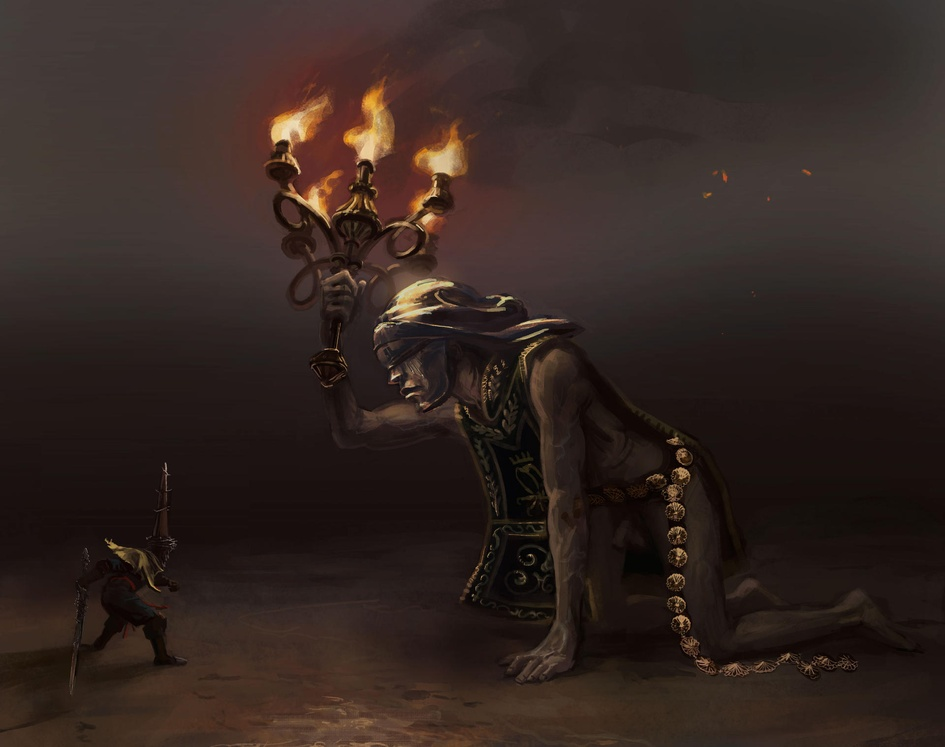
#> input picture blas7.jpg, 945 x 747 px, shrunk from 1920 x 1518 before the run
$ python act7.py
#> lines starting #> are read from the running program, lines starting #| are printed output that depends on the picture
from PIL import Image
import os

ruta_imagen = input("Ingrese la ruta de la imagen: ")
#> the answer given: blas7.jpg
while not os.path.isfile(ruta_imagen):
    ruta_imagen = input("La ruta es incorrecta, reingresela: ")

img = Image.open(ruta_imagen)
#> img is the input picture: PIL image 945x747 RGB; mean R, G, B 51.1, 37.8, 33.1
width, height = img.size
#> width = 945; height = 747

for y in range(height):
    for x in range(width):
        color = img.getpixel((x,y))
        gray = round((color[0]+color[1]+color[2])/3)
        img.putpixel((x,y),(gray,gray,gray))
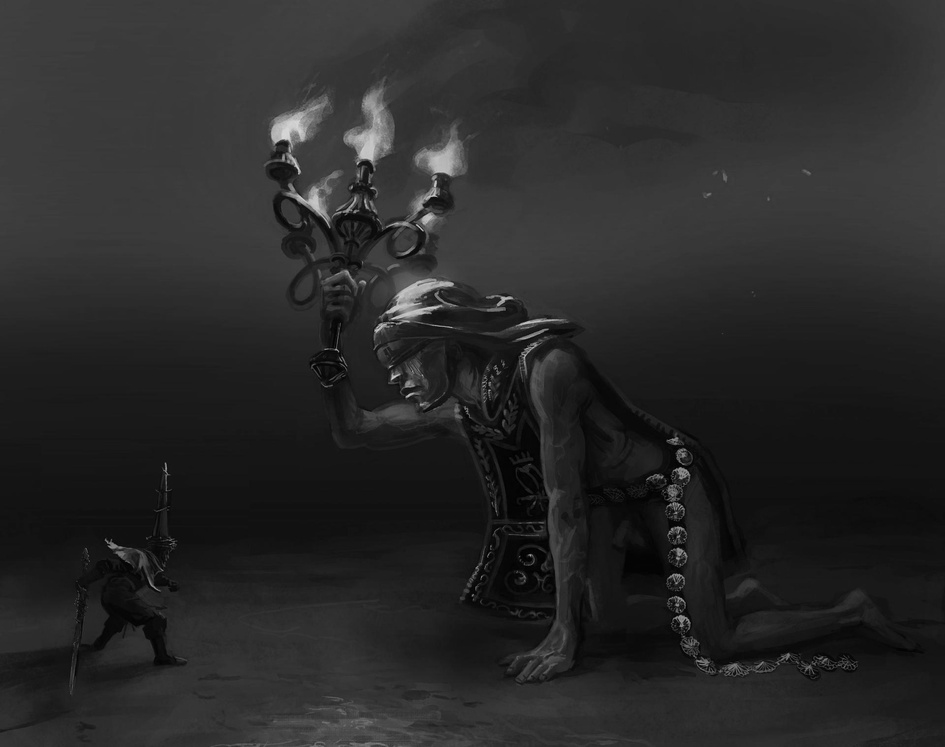
#> img: PIL image 945x747 RGB; min 0, max 217, mean 40.7

img.save('imagenesFiltradas/imageGray.png')
